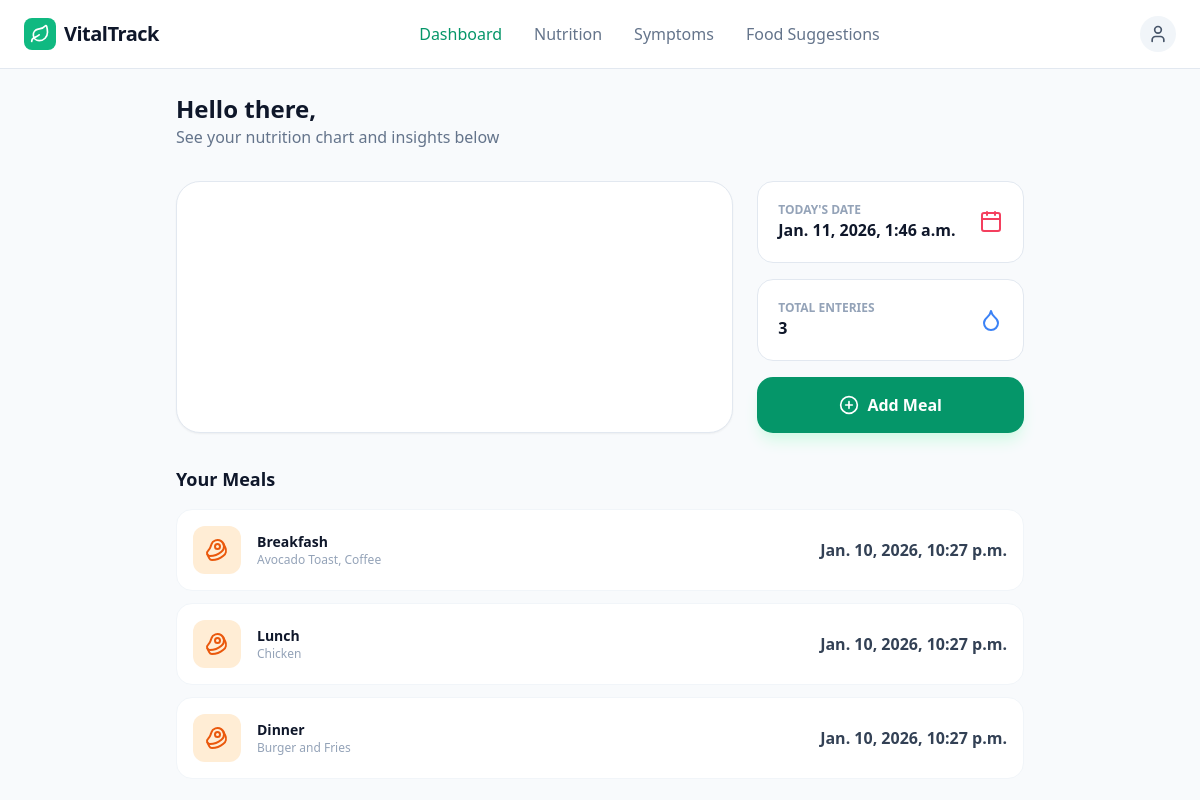
The page /nutritions/ on the database as committed earlier.
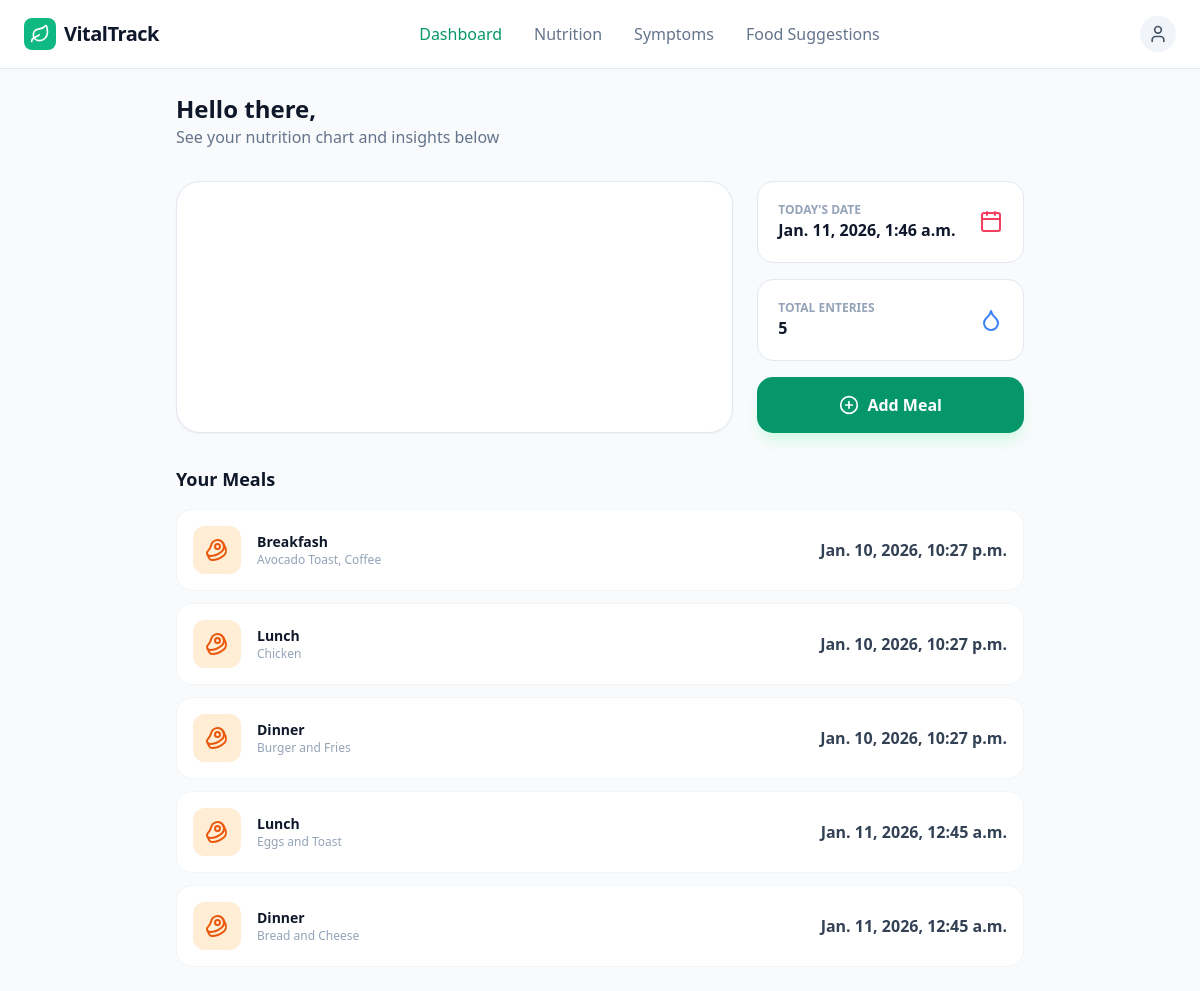
The same page on the database as committed later.
### Nutrition/models.py (models this page shows)
class nutrition(models.Model):
    title = models.CharField(max_length=100)
    food_drink = models.CharField(max_length=255)
    datetime = models.DateTimeField(auto_now_add=True)
    notes = models.TextField(null=True, blank=True)

### Nutrition/views.py (the view)
# urls.py: path('nutritions/', NUV.seeAll),
def seeAll(request):
    g = genai.Client()
    objs = nutrition.objects.all()
    res = ""
    for i in objs:
        res+=f"RECORD: title:{i.title}, food_drink:{i.food_drink}, notes: {i.notes};"
    response = g.models.generate_content(
        model="gemini-2.5-flash", contents="Here is a list of the food eaten by a user. Provide a short (150 or less words) insight and new food suggestions. Use plaintext only:"+res
    )
    return render(request, "nutritions.html", {"gemini_response":response.text, "nutritions":objs, "count":objs.count, "date":datetime.now()})

### templates/nutritions.html (shortened to what this page needs)
<!DOCTYPE html>
<html lang="en">
<head>
    <script src="https://cdn.tailwindcss.com"></script>
</head>
<body class="bg-slate-50 text-slate-900 font-sans">
    <nav class="bg-white border-b border-slate-200 px-6 py-4 flex justify-between items-center sticky top-0 z-10">
        <div class="flex items-center gap-2">
            <div class="bg-emerald-500 p-1.5 rounded-lg">
                <i data-lucide="leaf" class="text-white w-5 h-5"></i>
            </div>
            <span class="font-bold text-xl tracking-tight">VitalTrack</span>
        </div>
        <div class="hidden md:flex gap-8 font-medium text-slate-500">
            <a href="/" class="text-emerald-600">Dashboard</a>
            <a href="/nutritions" class="hover:text-emerald-500 transition">Nutrition</a>
            <a href="/symptoms" class="hover:text-emerald-500 transition">Symptoms</a>
            <a href="/suggestions" class="hover:text-emerald-500 transition">Food Suggestions</a>
        </div>
        <a href="/user"><button class="bg-slate-100 p-2 rounded-full">
            <i data-lucide="user" class="w-5 h-5 text-slate-600"></i>
        </button></a>
    </nav>
    <main class="max-w-4xl mx-auto p-6">
        <header class="mb-8">
            <h1 class="text-2xl font-bold">Hello there,</h1>
            <p class="text-slate-500">See your nutrition chart and insights below</p>
        </header>
        <div class="grid grid-cols-1 md:grid-cols-3 gap-6 mb-8">
            <div class="md:col-span-2 bg-white p-8 rounded-3xl border border-slate-200 shadow-sm flex flex-col items-center justify-center relative overflow-hidden">
            </div>
            <div class="flex flex-col gap-4">
                <div class="bg-white p-5 rounded-2xl border border-slate-200 flex items-center justify-between">
                    <div>
                        <p class="text-xs text-slate-400 font-bold uppercase">Today's date</p>
                        <p class="font-bold">{{ date }}</p>
                    </div>
                    <i data-lucide="calendar" class="text-rose-500"></i>
                </div>
                <div class="bg-white p-5 rounded-2xl border border-slate-200 flex items-center justify-between">
                    <div>
                        <p class="text-xs text-slate-400 font-bold uppercase">Total Enteries</p>
                        <p class="font-bold">{{ count }}</p>
                    </div>
                    <i data-lucide="droplet" class="text-blue-500"></i>
                </div>
                <button class="bg-emerald-600 hover:bg-emerald-700 text-white font-bold py-4 rounded-2xl transition shadow-lg shadow-emerald-100 flex items-center justify-center gap-2">
                    <i data-lucide="plus-circle" class="w-5 h-5"></i>
                    <a href="/nutrition/0/">Add Meal</a>
                </button>
            </div>
        </div>
        <section>
            <div class="flex justify-between items-center mb-4">
                <h2 class="font-bold text-lg">Your Meals</h2>
            </div>
            <div class="space-y-3">
                {% for n in nutritions %}
                <div class="bg-white p-4 rounded-2xl border border-slate-100 flex items-center gap-4 hover:border-emerald-200 transition cursor-pointer">
                    <div class="w-12 h-12 bg-orange-100 rounded-xl flex items-center justify-center text-orange-600">
                        <i data-lucide="beef"></i>
                    </div>
                    <div class="flex-1">
                        <h3 class="font-bold text-sm">{{n.title}}</h3>
                        <p class="text-xs text-slate-400">{{n.food_drink}}</p>
                    </div>
                    <span class="font-bold text-slate-700">{{n.datetime}}</span>
                </div>
                {% endfor %}
            </div>
        </section>
    </main>
</body>
</html>

Rows that differ between the two databases and show on the page:
added nutrition: title "Lunch", food_drink "Eggs and Toast", datetime "Jan. 11, 2026, 12:45 a.m."
added nutrition: title "Dinner", food_drink "Bread and Cheese", datetime "Jan. 11, 2026, 12:45 a.m."
Other text that changed with them:
{{ count }}: "3" → "5"
